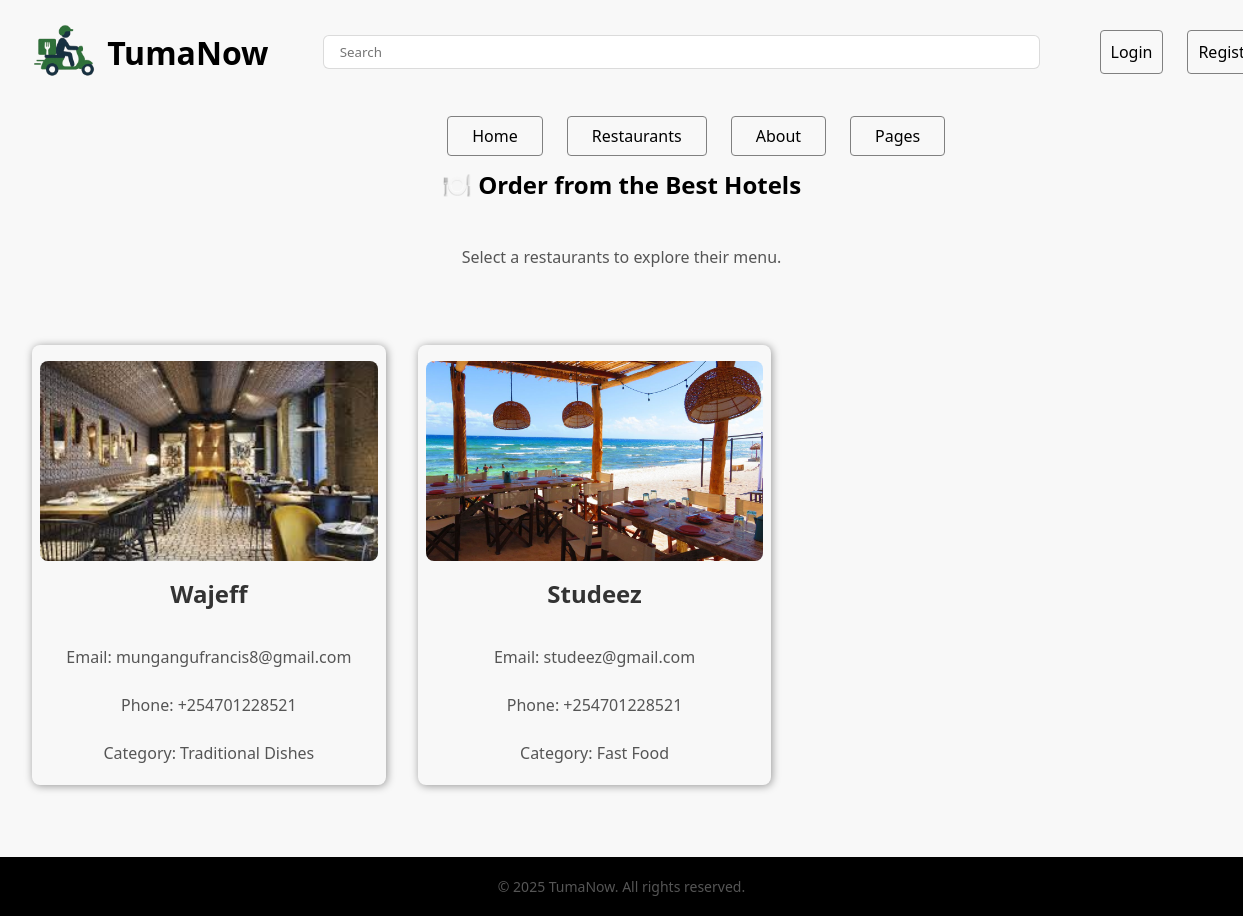
The page /restaurants/ on the database as committed earlier.
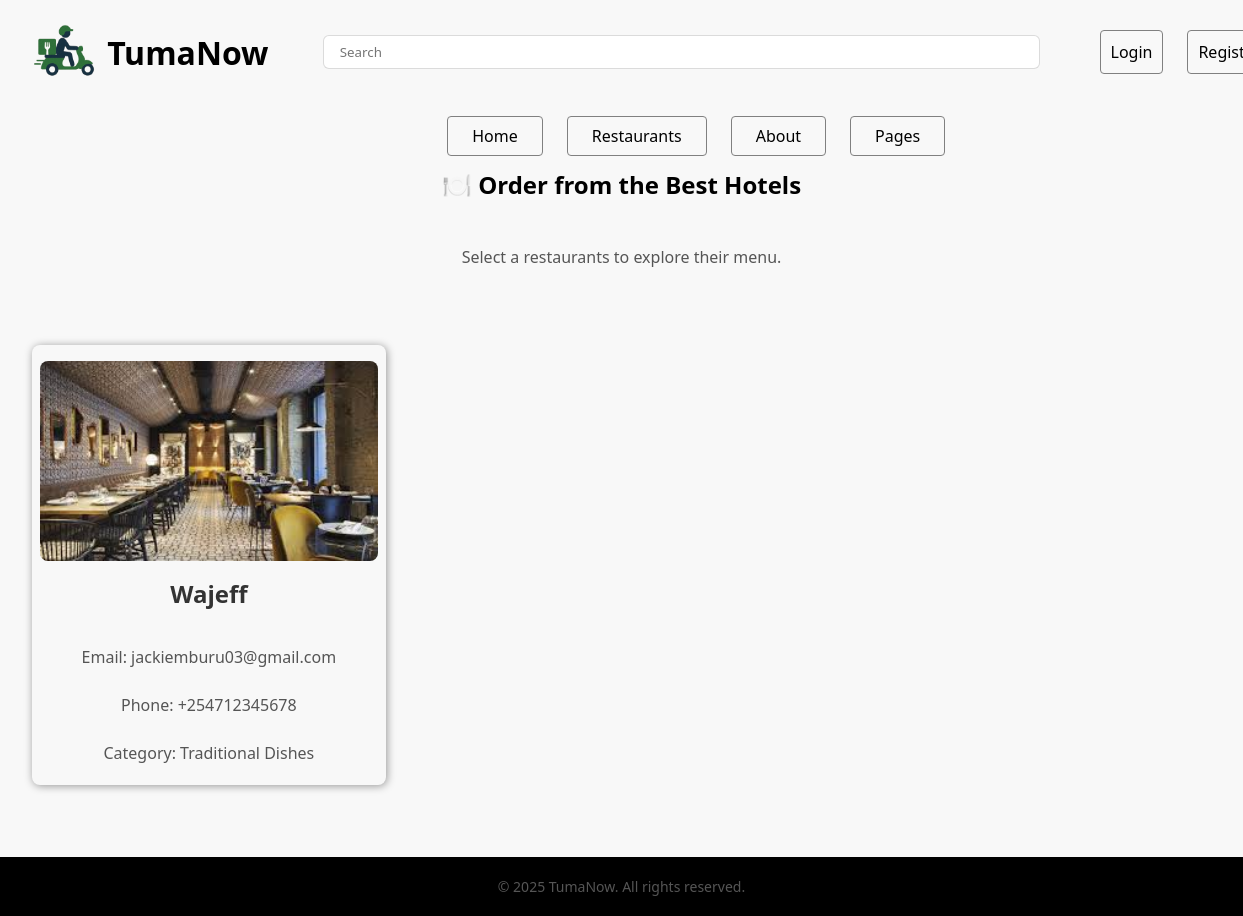
The same page on the database as committed later.
### Tumanow_app/models.py (models this page shows, shortened)
class Restaurant(models.Model):
    CATEGORY_CHOICE = [
        ('TD', 'Traditional Dishes'),
        ('FF', 'Fast Food'),
        ('S', 'Snacks'),
        ('HB', 'Hot Beverages'),
        ('CB', 'Cold Beverages')
    ]
    name = models.CharField(max_length=100)
    email = models.EmailField()
    phone_number = PhoneNumberField()
    image = models.ImageField(upload_to='restaurants', default='deliveryicons.jpg')
    description = models.TextField(blank=True, null=True)
    category = models.CharField(max_length=2, choices=CATEGORY_CHOICE)

### Tumanow_app/views.py (the view)
# urls.py: path('restaurants/', views.restaurants, name='restaurants'),
def restaurants(request):
    restaurants = Restaurant.objects.all()
    return render(request, 'restaurants.html', {'restaurants': restaurants})

### Tumanow_app/templates/restaurants.html (shortened to what this page needs)
{% extends 'base.html' %}
{% load static %}
{% block static_inclusions %}
<link rel="stylesheet" href="{% static 'menu.css' %}" />
{% endblock %}
{% block main %}
<main>
    <section class="vendors-container">
        <h2>🍽️ Order from the Best Hotels</h2>
        <p>Select a restaurants to explore their menu.</p>
        <div class="vendors-grid">
            {% for restaurant in restaurants %}
             <a href="{% url 'restaurant' id=restaurant.id %}" class="vendor-card">
                <img src="{{ restaurant.image.url }}" alt="Wajeff">
                <h3>{{ restaurant.name }}</h3>
                <p>Email: {{ restaurant.email }}</p>
                <p>Phone: {{ restaurant.phone_number }}</p>
                <p>Category: {{ restaurant.get_category_display }}</p>
            </a>
            {% endfor %}
        </div>
    </section>
</main>
{% endblock %}

Rows that differ between the two databases and show on the page:
removed Restaurant: image (picture), name "Studeez", email "studeez@gmail.com", phone_number "+254701228521", category "Fast Food"
changed Restaurant "Wajeff": email "mungangufrancis8@gmail.com" → "jackiemburu03@gmail.com"; phone_number "+254701228521" → "+254712345678"
